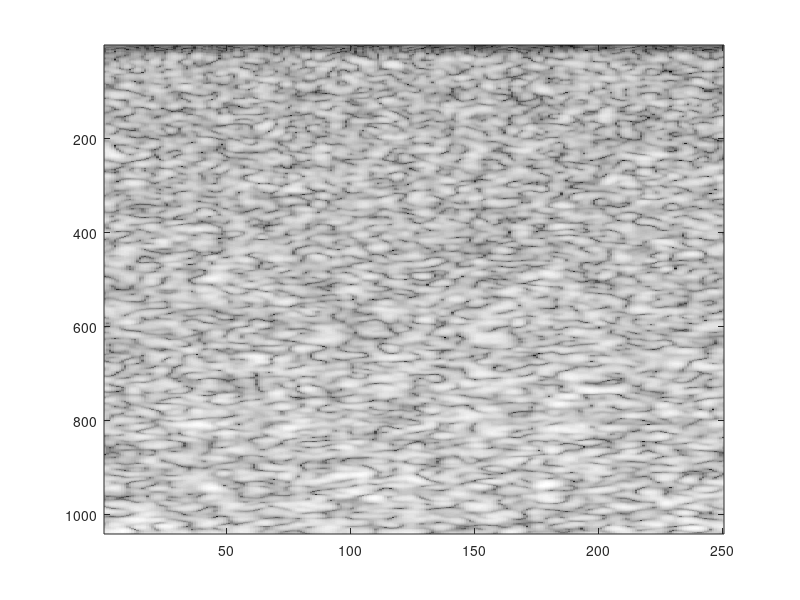

This chart was generated by the following MATLAB code:
clear all
load Im0.mat % This line loads Im0, which is RF data


% We have to convert it to B-mode data for display
% Use RF data for calculating tissue displacement. Bmode data is ONLY for display
BMODE = log(abs(hilbert(Im0(:,:)/max(Im0(:))))+.001);
figure, imagesc(BMODE(1:end,:)); colormap(gray)


